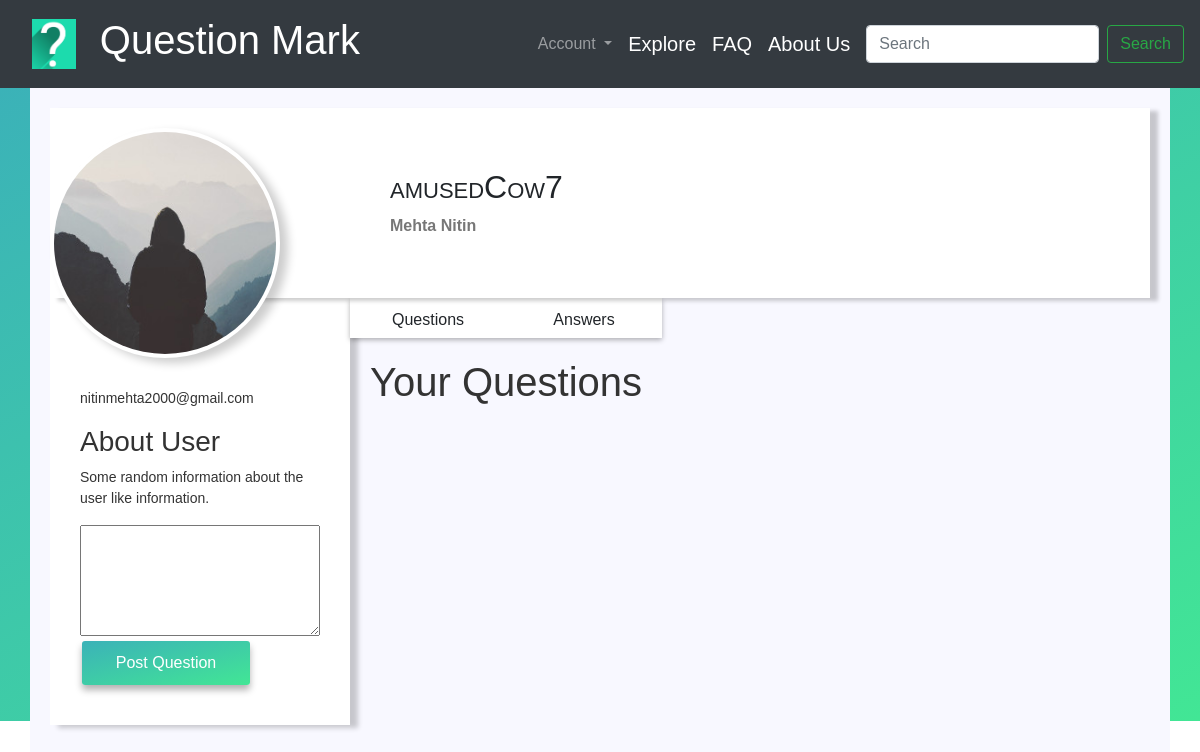
/profile (signed in), run on an earlier commit of the app's database.
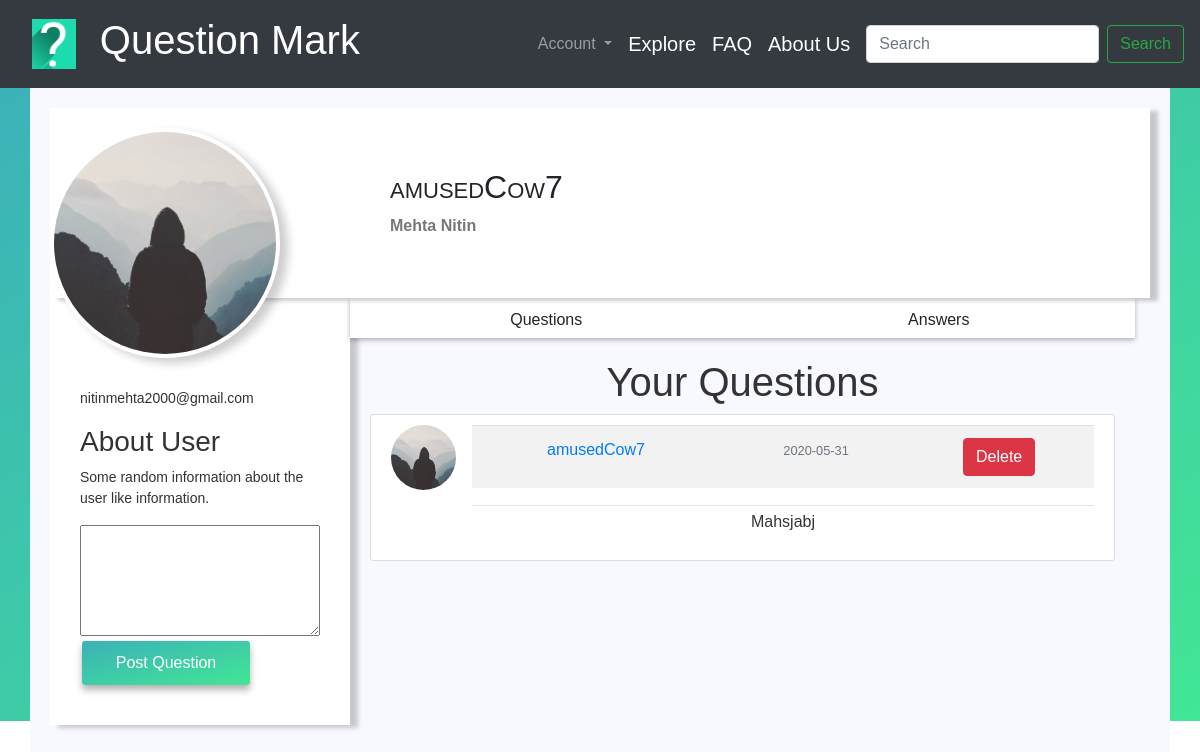
And on a later commit of the database.
### Question_Mark/models.py (models this page shows, shortened)
class Questions(db.Model):
    id = db.Column(db.Integer, primary_key=True)
    question = db.Column(db.Text, nullable=False)
    date_posted = db.Column(db.DateTime, nullable=False, default=datetime.utcnow)
    user_id = db.Column(db.Integer, db.ForeignKey('user.id'), nullable=False)

class User(db.Model, UserMixin):
    id = db.Column(db.Integer, primary_key=True)
    first_name = db.Column(db.String(30), unique=False, nullable=False)
    last_name = db.Column(db.String(30), unique=False, nullable=False)
    username = db.Column(db.String(30), unique=True, nullable=False)
    email = db.Column(db.String(120), unique=True, nullable=False)
    image_file = db.Column(db.String(20), nullable=False, default='default.jpg')
    password = db.Column(db.String(60), nullable=False)
    questions = db.relationship('Questions', backref='author', lazy=True)

### Question_Mark/routes.py (the view, shortened to what this page needs)
@app.route("/profile", methods=['GET','POST'])
@login_required
def profile():
    user = User.query.filter_by(username=current_user.username).first_or_404()
    quest = Questions.query.filter_by(author=user)\
            .order_by(Questions.date_posted.desc())
    return render_template('profile.html', title='Profile', user=user, quest=quest)

### Question_Mark/models.py (called while the page is built)
@login_manager.user_loader
def load_user(user_id):
    return User.query.get(int(user_id))

### Question_Mark/templates/profile.html (shortened to what this page needs)
{% extends "layout.html" %}
{% block head %}
<link rel="stylesheet" href={{ url_for('static', filename='style_profile.css') }}>
<link rel="stylesheet" href={{ url_for('static', filename='style_questions.css') }}>
{% endblock head %}
{% block content %}
    <div class="container white-container">
        <div class="profile-header">
            <div class="profile-img">
                <img src={{ url_for('static', filename='default.jpg') }} width: 200; alt="">
            </div>
            <div class="profile-nav-info">
                <h3 class="user-name">
                    {{ current_user.username }}
                </h3>
                <div class="address">
                    <p class="state">
                        {{ current_user.first_name }} {{ current_user.last_name }}
                    </p>
                </div>
            </div>
        </div>
        <div class="main-bd">
            <div class="left-side">
                <div class="profile-side">
                    <p class='user-mail'>{{ current_user.email }}</p>
                    <div class="userbio">
                        <h3>About User</h3>
                        <p> Some random information about the user like information.</p>
                    </div>
                    <div class="post-area">
                        <form method="POST" action="{{ url_for('profile') }}" class="input-group">
                            <textarea name="question" id="" cols="35" rows="5"></textarea>
                            <button class="post-button">Post Question</button>
                        </form>
                    </div>
                </div>
            </div>
            <div class="right-side">
                <div class="nav">
                    <div class="ul">
                        <p onclick="tabs(0)" class="user-question">Questions</p>
                        <p onclick="tabs(1)" class="user-answer">Answers</p>
                    </div>
                </div>
                <div class="profile-body">
                    <div class="profile-question tab">
                        <h1>Your Questions</h1>
                        {% for item in quest %}
                        <article class="media content-section">
                            <img class="rounded-circle article-img" src="{{ url_for('static', filename='default.jpg') }}">
                            <div class="media-body">
                                <div class="article-metadata">
                                    <table class="table table-striped">
                                    <tr>
                                    <td><a class="mr-2" href="#">{{ item.author.username }}</a></td>
                                    <td><small class="text-muted">{{ item.date_posted.strftime('%Y-%m-%d') }}</small></td>
                                    <td><form action="{{url_for('delete_ques', id=item.id)}}" method="POST">
                                        <input type="submit" value="Delete" class="btn btn-danger">
                                    </form></td></tr></table>
                                </div>
                                <p class="article-content">{{ item.question }}</p>
                            </div>
                        </article>
                        {% endfor %}
                    </div>
                </div>
            </div>
        </div>
    </div>
{% endblock content %}

What changed in the data, as far as the page shows it:
added Questions: author.username "amusedCow7", date_posted "2020-05-31", question "Mahsjabj"
